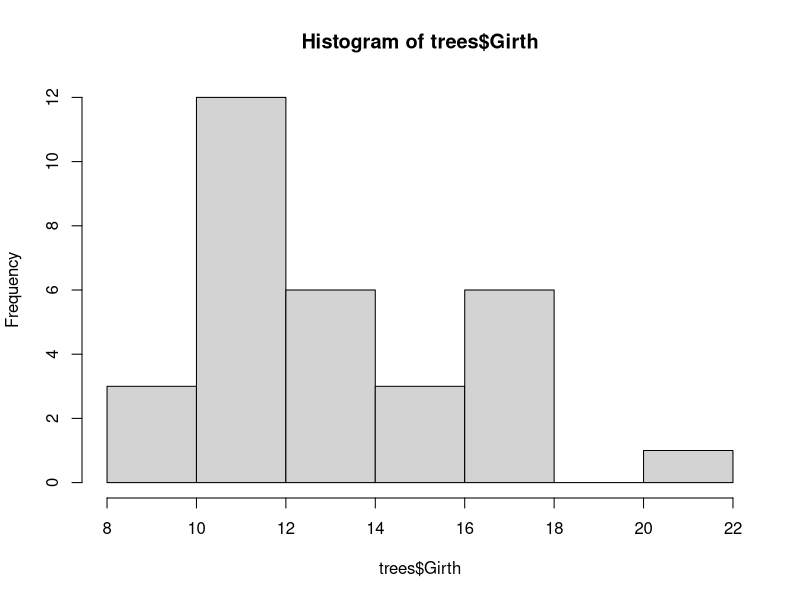

Recreate this plot in R.
## ---- chunk 1
hist(trees$Girth)
